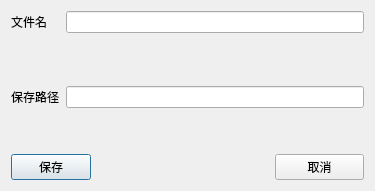
<?xml version="1.0" encoding="UTF-8"?>
<ui version="4.0">
 <class>FileBackupWid</class>
 <widget class="QDialog" name="FileBackupWid">
  <property name="geometry">
   <rect>
    <x>0</x>
    <y>0</y>
    <width>375</width>
    <height>191</height>
   </rect>
  </property>
  <property name="windowTitle">
   <string>文件备份</string>
  </property>
  <property name="windowIcon">
   <iconset theme="QIcon::ThemeIcon::EditCopy"/>
  </property>
  <layout class="QGridLayout" name="gridLayout_2" rowstretch="4,0,0">
   <item row="2" column="0">
    <layout class="QHBoxLayout" name="horizontalLayout" stretch="0,2,1">
     <item>
      <widget class="QPushButton" name="save">
       <property name="sizePolicy">
        <sizepolicy hsizetype="Preferred" vsizetype="Preferred">
         <horstretch>0</horstretch>
         <verstretch>0</verstretch>
        </sizepolicy>
       </property>
       <property name="text">
        <string>保存</string>
       </property>
      </widget>
     </item>
     <item>
      <spacer name="horizontalSpacer">
       <property name="orientation">
        <enum>Qt::Orientation::Horizontal</enum>
       </property>
       <property name="sizeHint" stdset="0">
        <size>
         <width>40</width>
         <height>20</height>
        </size>
       </property>
      </spacer>
     </item>
     <item>
      <widget class="QPushButton" name="canle">
       <property name="sizePolicy">
        <sizepolicy hsizetype="Minimum" vsizetype="Preferred">
         <horstretch>0</horstretch>
         <verstretch>0</verstretch>
        </sizepolicy>
       </property>
       <property name="text">
        <string>取消</string>
       </property>
      </widget>
     </item>
    </layout>
   </item>
   <item row="0" column="0">
    <layout class="QGridLayout" name="gridLayout" rowstretch="1,3,1">
     <item row="2" column="1">
      <widget class="QLineEdit" name="edit_path">
       <property name="sizePolicy">
        <sizepolicy hsizetype="Expanding" vsizetype="Preferred">
         <horstretch>0</horstretch>
         <verstretch>0</verstretch>
        </sizepolicy>
       </property>
      </widget>
     </item>
     <item row="0" column="1">
      <widget class="QLineEdit" name="edit_name">
       <property name="sizePolicy">
        <sizepolicy hsizetype="Expanding" vsizetype="Preferred">
         <horstretch>0</horstretch>
         <verstretch>0</verstretch>
        </sizepolicy>
       </property>
       <property name="text">
        <string/>
       </property>
      </widget>
     </item>
     <item row="2" column="0">
      <widget class="QLabel" name="label_path">
       <property name="text">
        <string>保存路径</string>
       </property>
      </widget>
     </item>
     <item row="0" column="0">
      <widget class="QLabel" name="label_name">
       <property name="text">
        <string>文件名</string>
       </property>
      </widget>
     </item>
     <item row="1" column="1">
      <spacer name="verticalSpacer">
       <property name="orientation">
        <enum>Qt::Orientation::Vertical</enum>
       </property>
       <property name="sizeType">
        <enum>QSizePolicy::Policy::Preferred</enum>
       </property>
       <property name="sizeHint" stdset="0">
        <size>
         <width>20</width>
         <height>40</height>
        </size>
       </property>
      </spacer>
     </item>
    </layout>
   </item>
   <item row="1" column="0">
    <spacer name="verticalSpacer_2">
     <property name="orientation">
      <enum>Qt::Orientation::Vertical</enum>
     </property>
     <property name="sizeHint" stdset="0">
      <size>
       <width>20</width>
       <height>40</height>
      </size>
     </property>
    </spacer>
   </item>
  </layout>
 </widget>
 <resources/>
 <connections/>
</ui>
